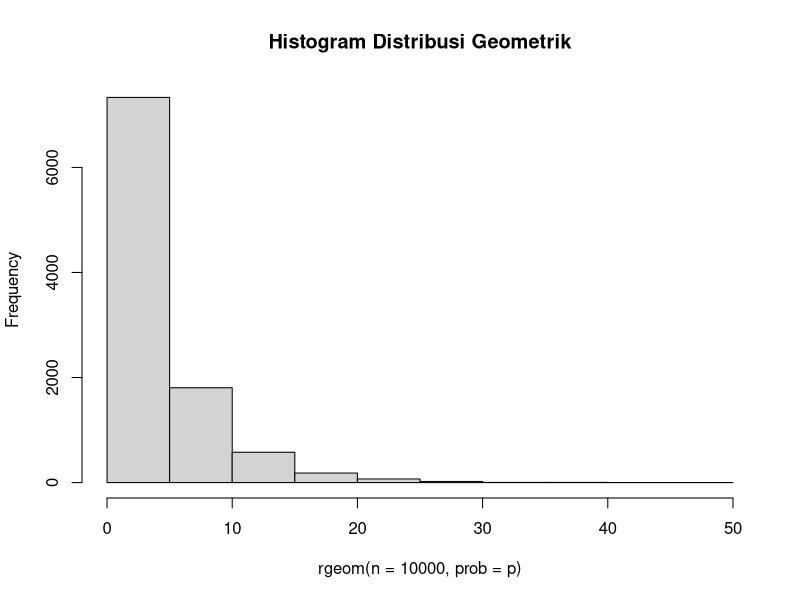
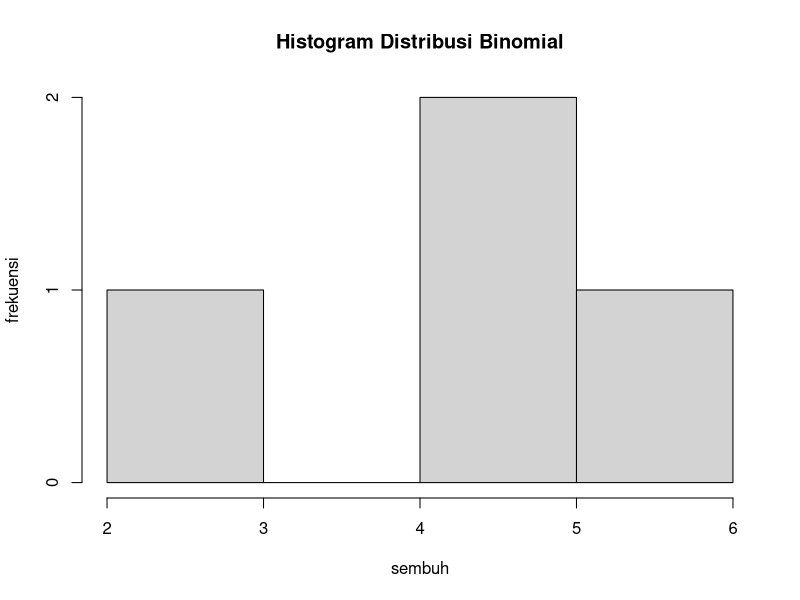
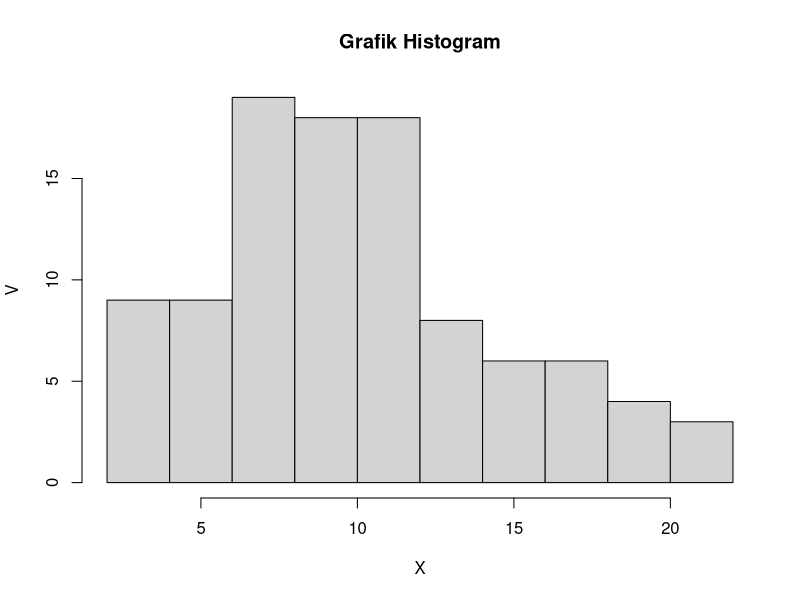
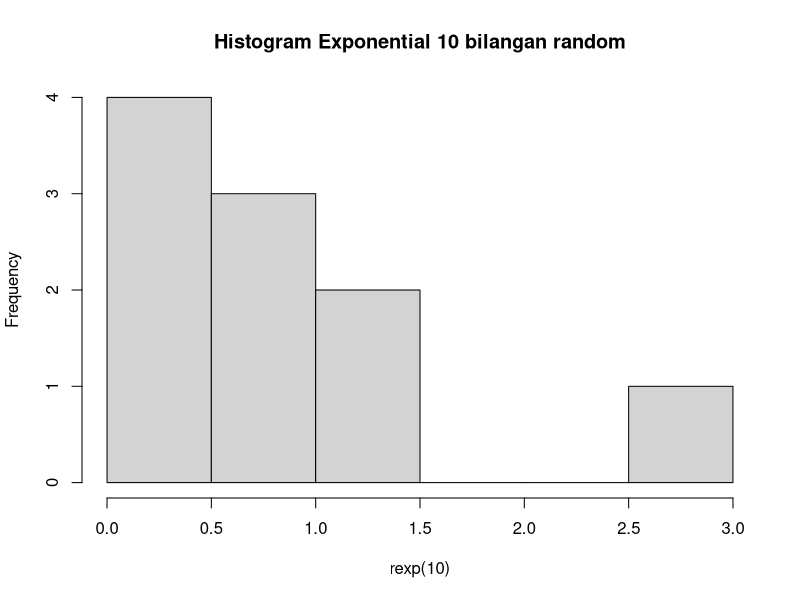
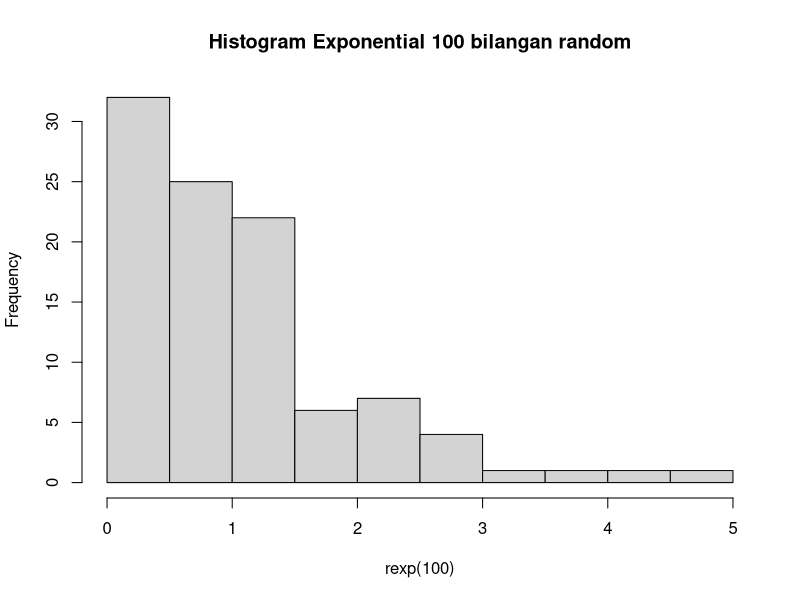
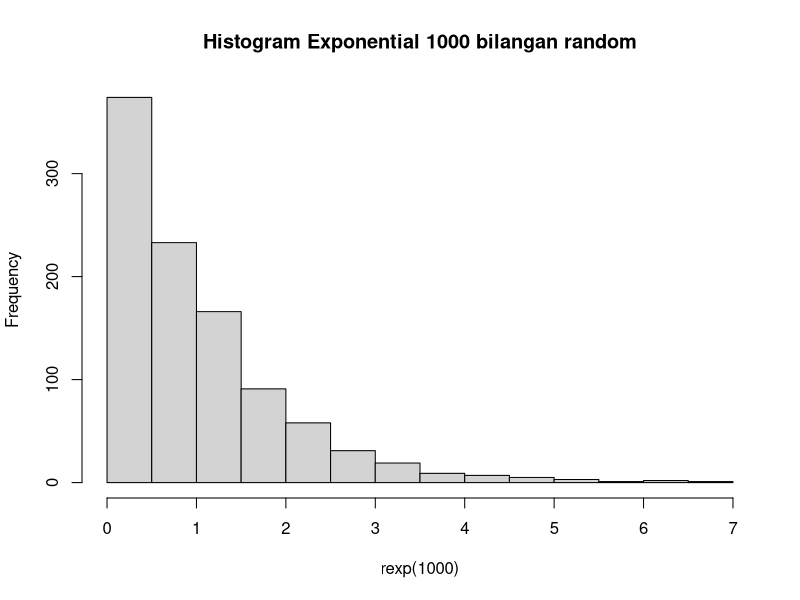
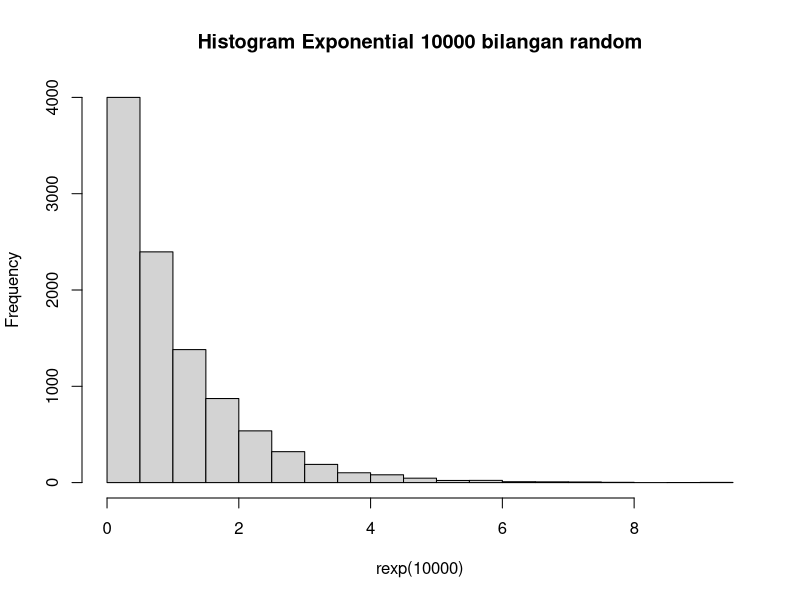
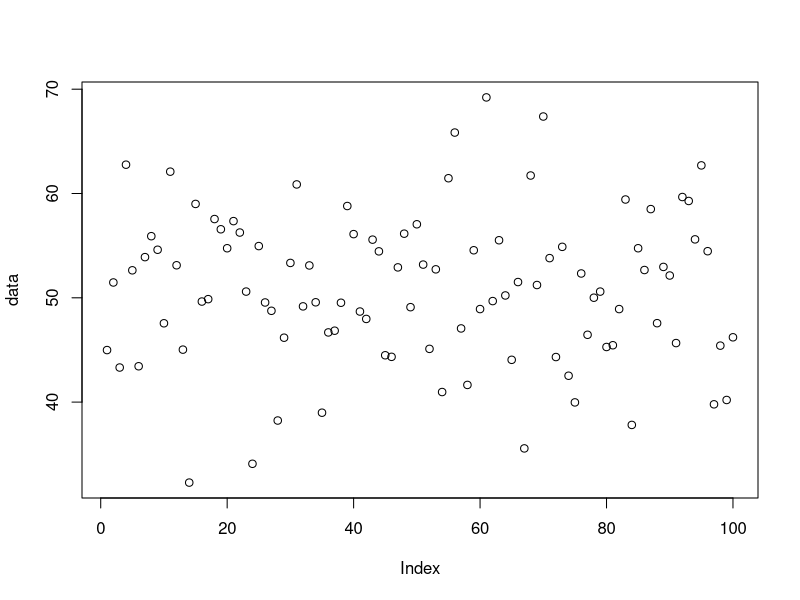

Write the R code that produced these figures, in order.
#======Soal 1======
# Poin A
p = 0.2
x = 3
dgeom(3, 0.2)

# Poin B
mean(rgeom(n = 10000, prob = p) == 3)

#Poin C
hist(rgeom(n = 10000, prob = p), main ="Histogram Distribusi Geometrik")


n = 20
p = 0.2
n = 20
p = 0.2

# Poin A
x = 4

#======Soal 2====== 
# A
probability = dbinom(x, n, prob = p, log = FALSE)
probability

# B
hist(rbinom(x, n, prob = p), xlab = "sembuh", ylab = "frekuensi", main = "Histogram Distribusi Binomial")

# C
mean = n * (prob = p)
mean

variance = n * (prob = p) * (1 - (prob = p))
variance

#======Soal 3======
# A
x = 6
lambda = 4.5
prob = dpois(x, lambda)
prob

# B

# C
mean = variance = lambda
mean
variance

# 4
# A
x = 2
v = 10
dchisq(x,v)

# B
n = 100
hist(rchisq(n, v), xlab = "X", ylab = "V", main = "Grafik Histogram")

# C
mean = v
mean

variance = 2 * v
variance


#======Soal 5======
# A
set.seed(1)
lambda = 3
prob = dexp(1, lambda, log = FALSE)
prob

# B
set.seed(1)
hist(rexp(10), main = "Histogram Exponential 10 bilangan random")
hist(rexp(100), main = "Histogram Exponential 100 bilangan random")
hist(rexp(1000), main = "Histogram Exponential 1000 bilangan random")
hist(rexp(10000), main = "Histogram Exponential 10000 bilangan random")

# C
set.seed(1)
n = 100
mean = mean(rexp(n, rate = lambda))
mean

set.seed(1)
n = 100
variance = (sd(rexp(n, rate = lambda))) ^ 2
variance


#======Soal 6======
# A

set.seed(1)
n = 100
mean = 50
sd = 8

data <- rnorm(n, mean, sd)
data
summary(data)

x1 = runif(1, min = min(data), max = mean)
x2 = runif(1, min = mean, max = max(data))

prob1 <- pnorm(x1, mean, sd)
prob2 <- pnorm(x2, mean, sd)
prob1
prob2

plot(data)

prob = plot(prob2-prob1)



# B
breaks = 50
hist(data, breaks, main = "naufalqii")

# C
variance = (sd(data)) ^ 2
variance


